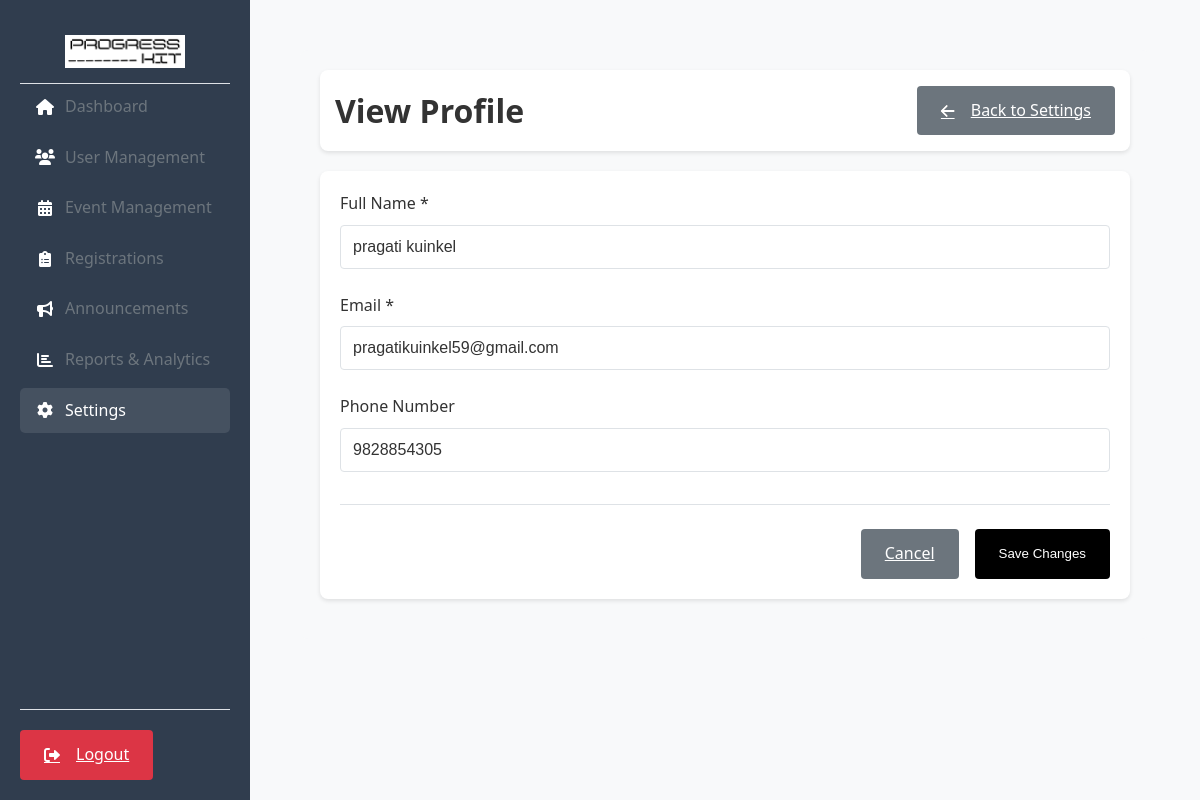
The app's page /admin/view_profile.php (signed in) with its own data.
### tables this page shows
CREATE TABLE `users` (
  `id` int(11) NOT NULL,
  `full_name` varchar(100) NOT NULL,
  `email` varchar(100) NOT NULL,
  `phone` varchar(15) NOT NULL,
  `password` varchar(255) NOT NULL,
  `role` enum('admin','super_user','user') NOT NULL,
  `created_at` timestamp NOT NULL DEFAULT current_timestamp()
);

### admin/view_profile.php (the view, shortened to what this page needs)
<?php
include('../includes/dbconnection.php');
$profile = [];
try {
    $sql = "SELECT full_name, email, phone FROM users WHERE id = :id";
    $query = $dbh->prepare($sql);
    $query->bindParam(':id', $_SESSION['odmsaid'], PDO::PARAM_INT);
    if (!$query->execute()) {
        throw new Exception('Failed to fetch profile data');
    }
    $profile = $query->fetch(PDO::FETCH_ASSOC);
} catch (Exception $e) {
    $error = $e->getMessage();
}
?>
<!DOCTYPE html>
<html lang="en">
<head>
    <link rel="stylesheet" href="../assets/css/admin.css">
    <link rel="stylesheet" href="https://cdnjs.cloudflare.com/ajax/libs/font-awesome/6.0.0/css/all.min.css">
</head>
<body class="light-mode">
    <div class="sidebar">
        <div class="sidebar-logo">
            <img src="../assets/images/progress-kit-logo.png" alt="Progress Kit">
        </div>
        <nav class="sidebar-nav">
            <ul>
                <li>
                    <a href="dashboard.php">
                        <i class="fas fa-home"></i>
                        <span>Dashboard</span>
                    </a>
                </li>
                <li>
                    <a href="users.php">
                        <i class="fas fa-users"></i>
                        <span>User Management</span>
                    </a>
                </li>
                <li>
                    <a href="events.php">
                        <i class="fas fa-calendar-alt"></i>
                        <span>Event Management</span>
                    </a>
                </li>
                <li>
                    <a href="registrations.php">
                        <i class="fas fa-clipboard-list"></i>
                        <span>Registrations</span>
                    </a>
                </li>
                <li>
                    <a href="announcements.php">
                        <i class="fas fa-bullhorn"></i>
                        <span>Announcements</span>
                    </a>
                </li>
                <li>
                    <a href="reports.php">
                        <i class="fas fa-chart-bar"></i>
                        <span>Reports & Analytics</span>
                    </a>
                </li>
                <li class="active">
                    <a href="settings.php">
                        <i class="fas fa-cog"></i>
                        <span>Settings</span>
                    </a>
                </li>
            </ul>
        </nav>
        <div class="sidebar-footer">
            <a href="../logout.php" class="btn btn-danger">
                <i class="fas fa-sign-out-alt"></i>
                <span>Logout</span>
            </a>
        </div>
    </div>
    <div class="main-content">
        <div class="content-wrapper">
            <div class="content-header">
                <h1>View Profile</h1>
                <a href="settings.php" class="btn btn-secondary">
                    <i class="fas fa-arrow-left"></i> Back to Settings
                </a>
            </div>
            <div class="card">
                <div class="card-body">
                    <form id="profileForm" class="profile-form needs-validation" novalidate>
                        <div class="form-group">
                            <label for="fullName" class="form-label">Full Name *</label>
                            <input type="text" class="form-control" id="fullName" name="fullName"
                                   value="<?php echo isset($profile['full_name']) ? htmlspecialchars($profile['full_name']) : ''; ?>" required>
                        </div>
                        <div class="form-group">
                            <label for="email" class="form-label">Email *</label>
                            <input type="email" class="form-control" id="email" name="email"
                                   value="<?php echo isset($profile['email']) ? htmlspecialchars($profile['email']) : ''; ?>" required>
                        </div>
                        <div class="form-group">
                            <label for="phone" class="form-label">Phone Number</label>
                            <input type="tel" class="form-control" id="phone" name="phone"
                                   value="<?php echo isset($profile['phone']) ? htmlspecialchars($profile['phone']) : ''; ?>">
                        </div>
                        <div class="form-actions">
                            <a href="settings.php" class="btn btn-secondary">Cancel</a>
                            <button type="submit" class="btn btn-primary">Save Changes</button>
                        </div>
                    </form>
                </div>
            </div>
        </div>
    </div>
</body>
</html>

### assets/css/admin.css (style rules this page uses)
:root { --primary-color: #4a6bff; --secondary-color: #6c757d; --success-color: #28a745; --danger-color: #dc3545; --warning-color: #ffc107; --info-color: #17a2b8; --light-bg: #f8f9fa; --dark-bg: rgb(48, 61, 78); --text-color: #333; --text-light: #6c757d; --white: #ffffff; --border-color: #dee2e6; --transition: all 0.3s ease; }
* { margin: 0; padding: 0; box-sizing: border-box; }
body { font-family: 'Segoe UI', Tahoma, Geneva, Verdana, sans-serif; line-height: 1.6; color: var(--text-color); background: var(--light-bg); display: flex; min-height: 100vh; }
.sidebar { width: 250px; background: var(--dark-bg); color: var(--white); padding: 20px; position: fixed; height: 100vh; display: flex; flex-direction: column; }
.sidebar-nav ul { list-style: none; }
.sidebar-nav li { margin-bottom: 5px; }
.sidebar-nav a { display: flex; align-items: center; padding: 10px 15px; color: var(--text-light); text-decoration: none; border-radius: 5px; transition: var(--transition); }
.sidebar-nav a:hover, .sidebar-nav li.active a { background: rgba(255, 255, 255, 0.1); color: var(--white); }
.sidebar-nav i { margin-right: 10px; width: 20px; text-align: center; color: var(--white); }
.sidebar-footer { margin-top: auto; padding-top: 20px; border-top: 1px solid var(--border-color); }
.main-content { flex: 1; margin-left: 250px; padding: 30px; }
.sidebar-logo { padding: 1rem; text-align: center; height: 64px; display: flex; align-items: center; justify-content: center; border-bottom: 1px solid var(--border-color); }
.sidebar-logo img { max-width: 120px; max-height: 40px; object-fit: contain; }
.btn { padding: 8px 16px; border-radius: 5px; border: none; cursor: pointer; transition: var(--transition); display: inline-flex; align-items: center; gap: 8px; }
.btn-primary, button.btn-primary, input[type="submit"].btn-primary, button[type="submit"].btn-primary { background: #000000 !important; color: var(--white) !important; }
.btn-secondary { background: var(--secondary-color); color: var(--white); }
.btn-danger { background: var(--danger-color); color: var(--white); }
.btn i { margin-right: 8px; }
.content-wrapper { padding: 20px; }
.content-header { display: flex; justify-content: space-between; align-items: center; margin-bottom: 20px; }
.content-wrapper { padding: 20px; background: var(--light-bg); border-radius: 8px; margin: 20px; }
.content-header { display: flex; justify-content: space-between; align-items: center; margin-bottom: 20px; padding: 15px; background: var(--white); border-radius: 8px; box-shadow: 0 2px 4px rgba(0, 0, 0, 0.1); }
.card { background: var(--white); border-radius: 8px; box-shadow: 0 2px 4px rgba(0, 0, 0, 0.1); margin-bottom: 20px; }
.card-body { padding: 20px; }
.form-label { font-weight: 500; margin-bottom: 8px; }
.form-control, .form-select { background-color: var(--input-bg); border: 1px solid var(--border-color); color: var(--text-color); padding: 0.5rem 0.75rem; }
.form-label { font-weight: 500; margin-bottom: 0.5rem; color: var(--text-primary); }
.form-actions { padding-top: 1.5rem; border-top: 1px solid var(--border-color); }
.main-content i { color: #000000; text-shadow: 0 0 0 #000000; }
.btn i { color: inherit; }

### admin/view_profile.php (style rules this page uses)
.profile-form { max-width: 800px; margin: 0 auto; }
.form-group { margin-bottom: 1.5rem; }
.form-label { display: block; margin-bottom: 0.5rem; font-weight: 500; }
.form-control { width: 100%; padding: 0.75rem; border: 1px solid var(--border-color); border-radius: 4px; font-size: 1rem; transition: border-color 0.3s; }
.form-actions { margin-top: 2rem; display: flex; justify-content: flex-end; gap: 1rem; }
.btn { padding: 0.75rem 1.5rem; border-radius: 4px; font-weight: 500; cursor: pointer; transition: all 0.3s; }
.btn-primary { background-color: var(--primary-color); color: white; border: none; }
.btn-secondary { background-color: var(--secondary-color); color: white; border: none; }

### records on screen
users: fullName "pragati kuinkel", email "pragatikuinkel59@gmail.com", phone "9828854305"
